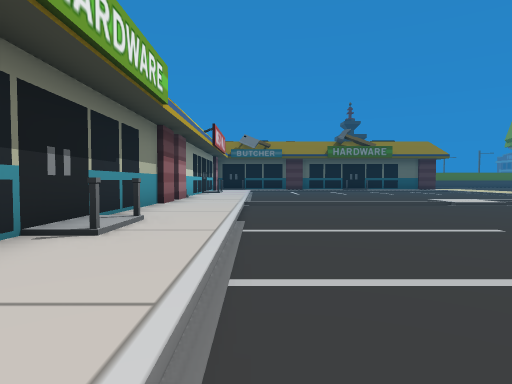
view 1 (above)

23 first-person views from a walk through a 3-D level made in the Unity game engine. The camera is 1.3 m above the floor, tilts 2° down and sees 75° across. The floor is counted in squares, 2 m on a side. Each view is taken from the middle of a square. On the plan, view 1 faces up. The plan holds only what a view shows up to about 10 squares ahead; the rest is blank. The place goes on beyond the plan. The player character is not drawn. Some animated figures are not drawn. Some surface patterns are stand-ins.

view 2
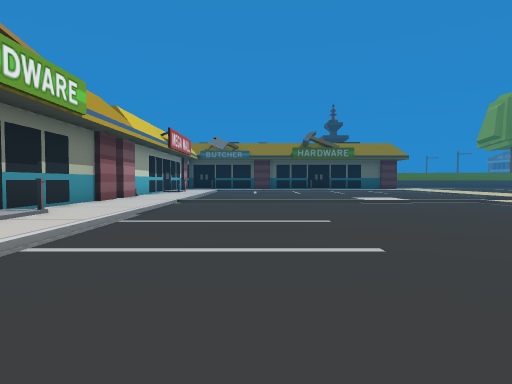

view 3
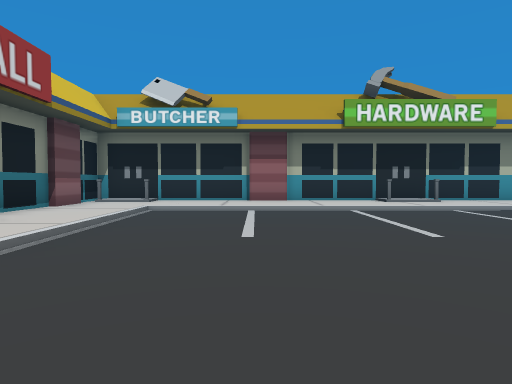

view 4
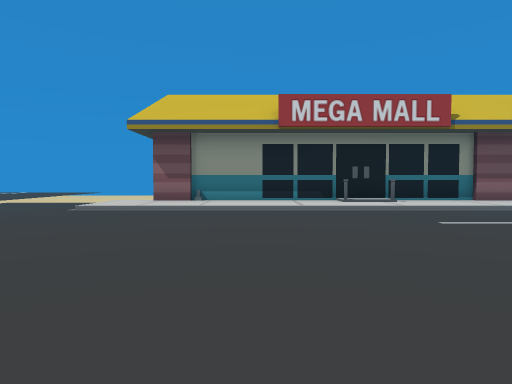

view 5
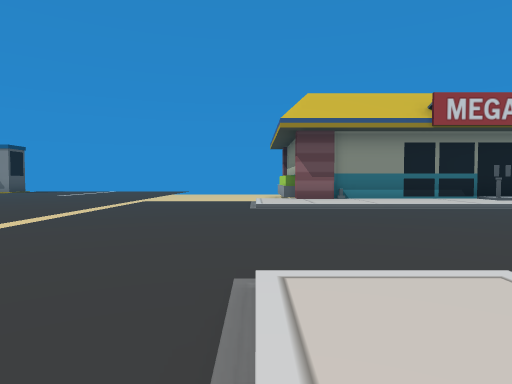

view 6
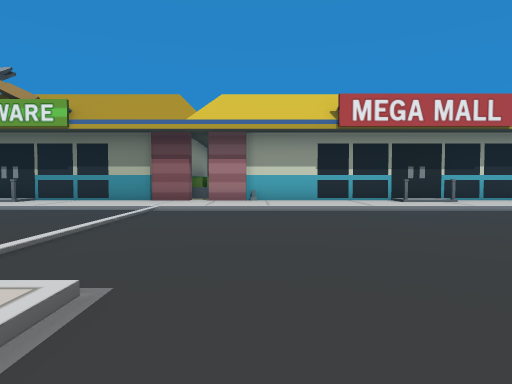

view 7
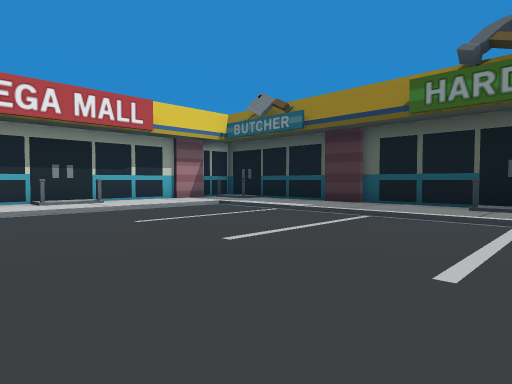

view 8
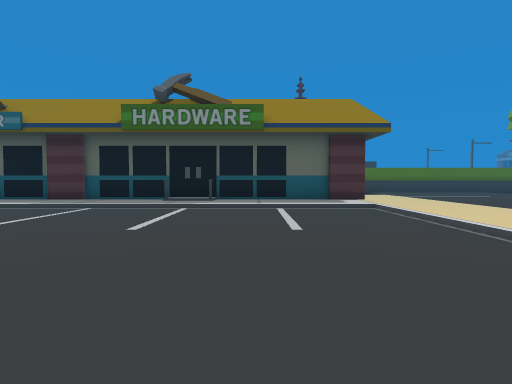

view 9
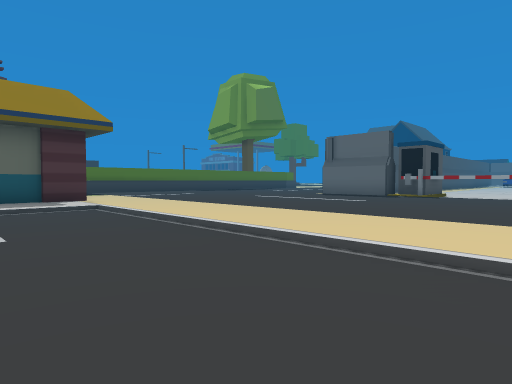

view 10
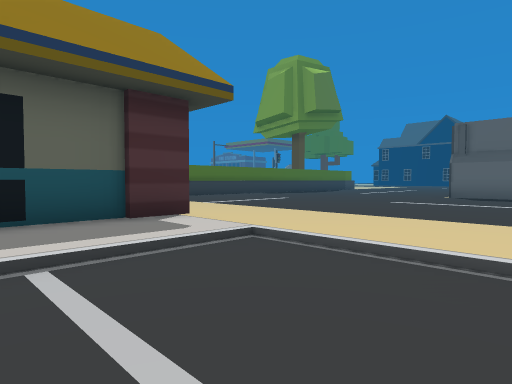

view 11
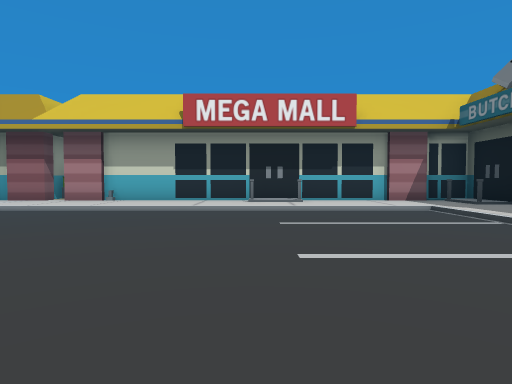

view 12
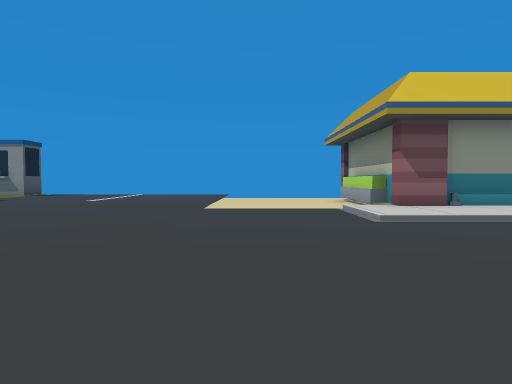

view 13
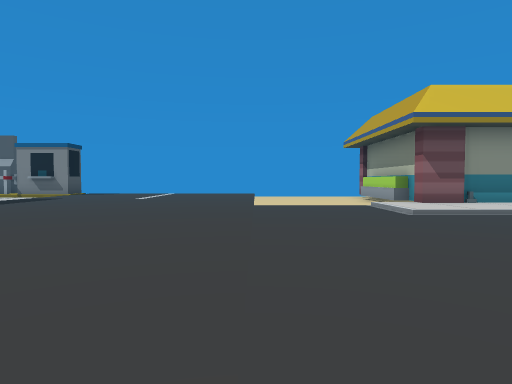

view 14
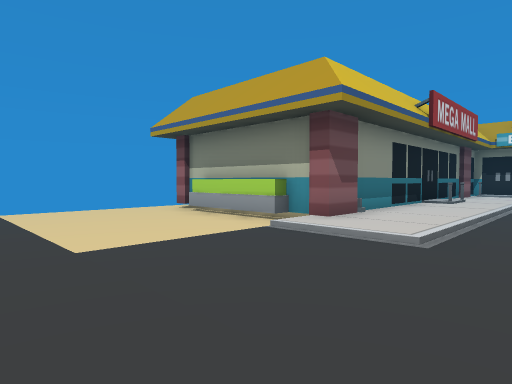

view 15
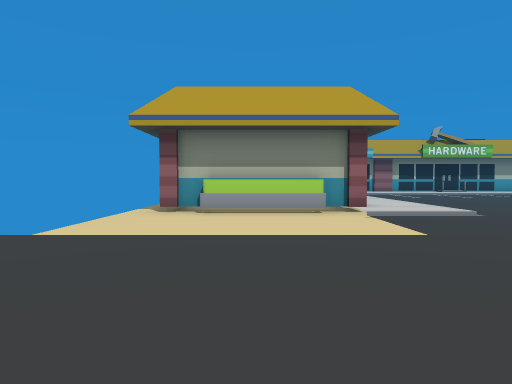

view 16
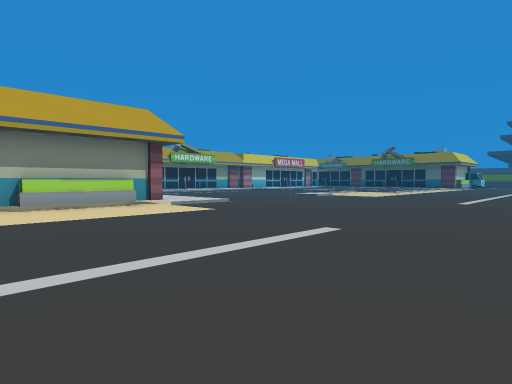

view 17
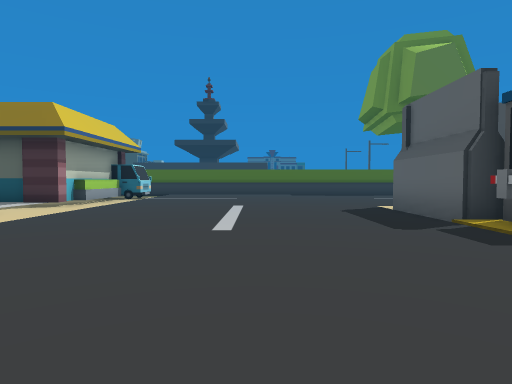

view 18
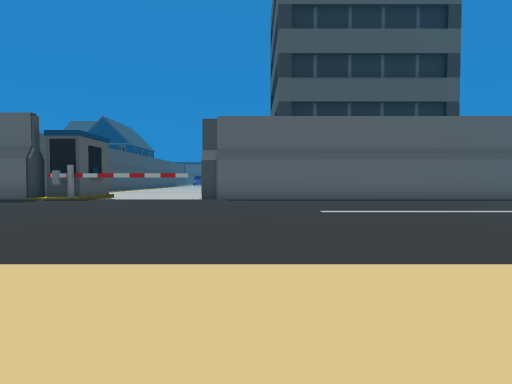

view 19
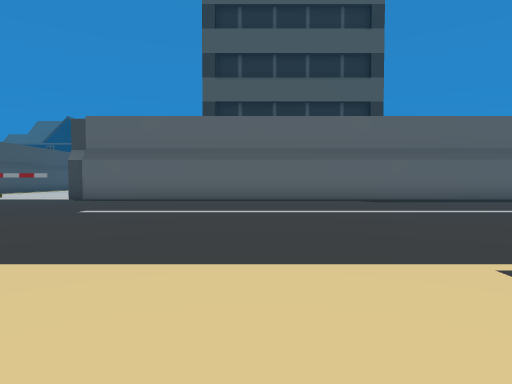

view 20
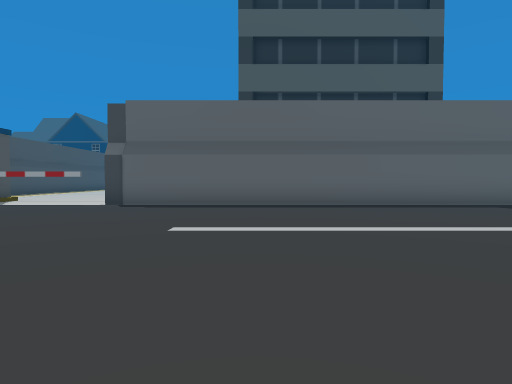

view 21
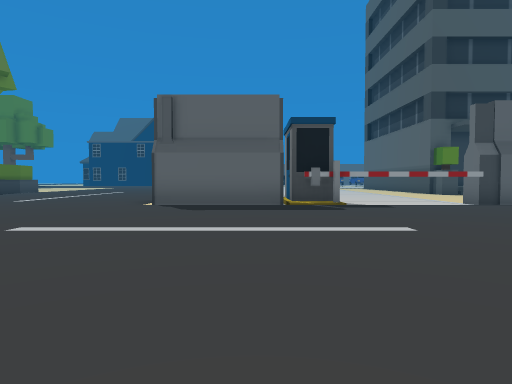

view 22
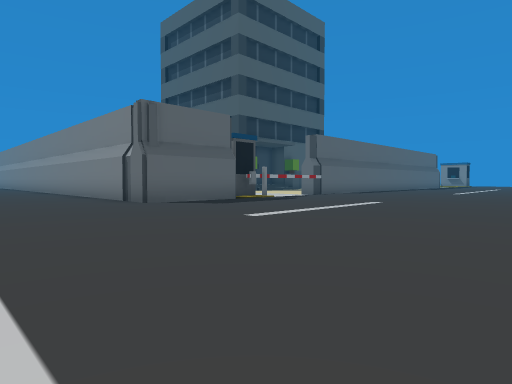

view 23
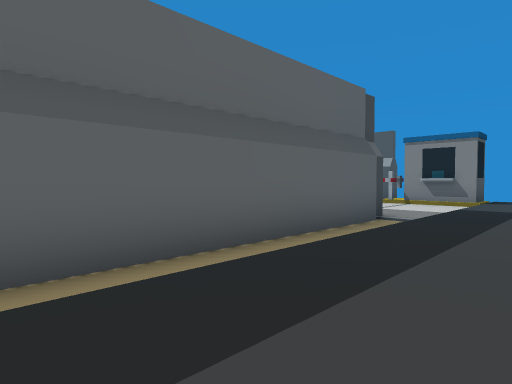

### Floor plan
Key: @ floor where view 1 was taken; # wall or solid block; . main floor; - floor 0.25 m lower than the main floor; / step, stairs or slope.
Columns run from 3 left of view 1 to 24 right of it. Each row starts with its distance up from view 1.
 23                 /....   ...
 22                -/..........
 21  ##############-/...........
 20 ###......##.../-/...........
 19 #..////////////-/....../####
 18 #..-----------/-/....../#
 17 #..-----------/-/....../#
 16 ##.-----------/-/....../##/
 15 ##.-----------/-/......//#/
 14 #..-----------/-/....../---
 13 #..-----------/-/....../---
 12 #..-----------/-/....../---
 11 #..-----------/-/....../#
 10 #..-----///   /-/....../#
  9 #..//////.//   -/....../#
  8 #..---------    /....../#
  7 #..---------   -/....../#
  6 #..---------  --/....../#
  5 #..--------  - -/....../#
  4 #./-------- ./--/....../#
  3 #..---------//--/....../#
  2 #..-------------/....../#
  1 #..-------------/....../#
  0 #..@------------/....../#
 -1 #..-------------/....../#
 -2 #..-------------/....../#
 -3 ##..../....../--/....../#
 -4  #.........../--/....../#
 -5  ###########----/....../-
 -6            ##---/....../-
 -7             #---/....../-
 -8             #---/....../-
 -9             #---/.......#
-10             ----/......

Where each view was taken, in squares from view 1:
view 1: 0 up, 0 right, facing up
view 2: 1 down, 2 right, facing up
view 3: 0 up, 7 right, facing left
view 4: 5 up, 6 right, facing down
view 5: 5 up, 10 right, facing down
view 6: 11 up, 7 right, facing left
view 7: 13 up, 7 right, facing up-left
view 8: 11 up, 8 right, facing up
view 9: 11 up, 8 right, facing up-right
view 10: 16 up, 8 right, facing up-right
view 11: 15 up, 7 right, facing left
view 12: 3 up, 12 right, facing down
view 13: 4 up, 13 right, facing down
view 14: 1 down, 14 right, facing down-left
view 15: 7 down, 17 right, facing left
view 16: 10 down, 19 right, facing up-left
view 17: 11 up, 17 right, facing up
view 18: 10 up, 11 right, facing right
view 19: 6 up, 11 right, facing right
view 20: 8 up, 13 right, facing right
view 21: 17 up, 13 right, facing right
view 22: 23 up, 13 right, facing down-right
view 23: 2 up, 18 right, facing down-right
